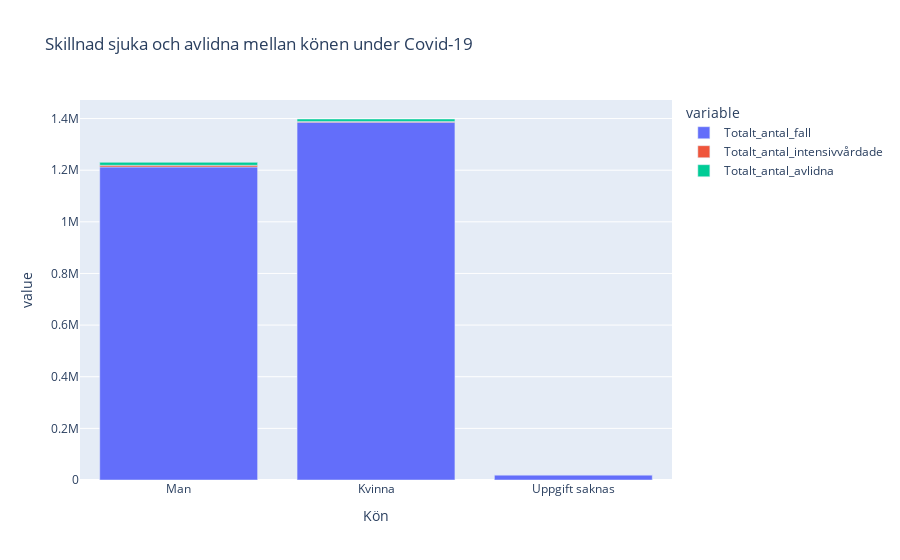

This figure's notebook cell:
### Code cell
#Nedan ritar jag ut resultatet av ovan analys av skillnaden i vård och dödsfall tillföljd av covid i rel. till kön

fig = px.bar(df_covid_gender, x = "Kön", y = ["Totalt_antal_fall","Totalt_antal_intensivvårdade", "Totalt_antal_avlidna"], 
title = "Skillnad sjuka och avlidna mellan könen under Covid-19")
fig.show()
fig.write_html("../Labb/Visualiseringar/skillnad_sjuka_covid.html") #sparar visualisering i mappen som html-fil

### Figure 1 — Plotly figure (JSON) as saved in the notebook; plotly's stock layout.template omitted (floating-point values rounded to 4 significant figures)
{"data": [{"alignmentgroup": "True", "hovertemplate": "variable=Totalt_antal_fall<br>Kön=%{x}<br>value=%{y}<extra></extra>", "legendgroup": "Totalt_antal_fall", "marker": {"color": "#636efa", "pattern": {"shape": ""}}, "name": "Totalt_antal_fall", "offsetgroup": "Totalt_antal_fall", "orientation": "v", "showlegend": true, "textposition": "auto", "type": "bar", "x": ["Man", "Kvinna", "Uppgift saknas"], "xaxis": "x", "y": [1212460, 1385937, 20291], "yaxis": "y"}, {"alignmentgroup": "True", "hovertemplate": "variable=Totalt_antal_intensivvårdade<br>Kön=%{x}<br>value=%{y}<extra></extra>", "legendgroup": "Totalt_antal_intensivvårdade", "marker": {"color": "#EF553B", "pattern": {"shape": ""}}, "name": "Totalt_antal_intensivvårdade", "offsetgroup": "Totalt_antal_intensivvårdade", "orientation": "v", "showlegend": true, "textposition": "auto", "type": "bar", "x": ["Man", "Kvinna", "Uppgift saknas"], "xaxis": "x", "y": [6587, 2968, 47], "yaxis": "y"}, {"alignmentgroup": "True", "hovertemplate": "variable=Totalt_antal_avlidna<br>Kön=%{x}<br>value=%{y}<extra></extra>", "legendgroup": "Totalt_antal_avlidna", "marker": {"color": "#00cc96", "pattern": {"shape": ""}}, "name": "Totalt_antal_avlidna", "offsetgroup": "Totalt_antal_avlidna", "orientation": "v", "showlegend": true, "textposition": "auto", "type": "bar", "x": ["Man", "Kvinna", "Uppgift saknas"], "xaxis": "x", "y": [11396, 9354, 107], "yaxis": "y"}], "layout": {"barmode": "relative", "legend": {"title": {"text": "variable"}, "tracegroupgap": 0}, "title": {"text": "Skillnad sjuka och avlidna mellan könen under Covid-19"}, "xaxis": {"anchor": "y", "domain": [0, 1], "title": {"text": "Kön"}}, "yaxis": {"anchor": "x", "domain": [0, 1], "title": {"text": "value"}}}}
